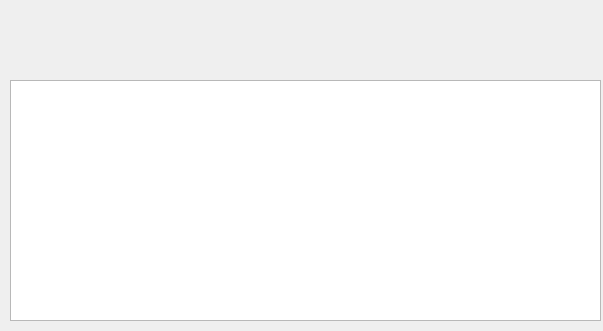
<?xml version="1.0" encoding="UTF-8"?>
<ui version="4.0">
 <class>Form</class>
 <widget class="QWidget" name="Form">
  <property name="geometry">
   <rect>
    <x>0</x>
    <y>0</y>
    <width>603</width>
    <height>331</height>
   </rect>
  </property>
  <property name="windowTitle">
   <string>Form</string>
  </property>
  <widget class="QTableWidget" name="tableWidget">
   <property name="geometry">
    <rect>
     <x>10</x>
     <y>80</y>
     <width>591</width>
     <height>241</height>
    </rect>
   </property>
  </widget>
 </widget>
 <resources/>
 <connections/>
</ui>
